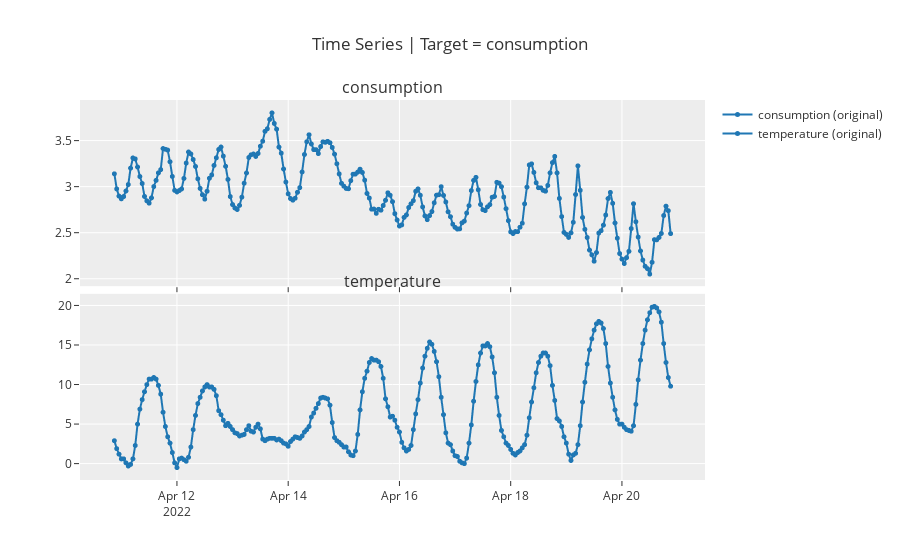

Source (notebook cell):
### Code cell
plot_model()

### Figure 1 — Plotly figure (JSON) as saved in the notebook; plotly's stock layout.template omitted (floating-point values rounded to 4 significant figures; data arrays with more than 128 entries replaced by an {"elided": "..."} marker saying what was removed)
{"data": [{"line": {"color": "rgb(31, 119, 180)", "width": 2}, "marker": {"color": "rgb(31, 119, 180)", "size": 5}, "mode": "lines+markers", "name": "consumption (original)", "type": "scattergl", "x": {"elided": "241 str values"}, "xaxis": "x", "y": {"elided": "241 float values"}, "yaxis": "y"}, {"line": {"color": "rgb(31, 119, 180)", "width": 2}, "marker": {"color": "rgb(31, 119, 180)", "size": 5}, "mode": "lines+markers", "name": "temperature (original)", "type": "scattergl", "x": {"elided": "241 str values"}, "xaxis": "x2", "y": {"elided": "241 float values"}, "yaxis": "y2"}], "layout": {"annotations": [{"font": {"size": 16}, "showarrow": false, "text": "consumption", "x": 0.5, "xanchor": "center", "xref": "paper", "y": 1, "yanchor": "bottom", "yref": "paper"}, {"font": {"size": 16}, "showarrow": false, "text": "temperature", "x": 0.5, "xanchor": "center", "xref": "paper", "y": 0.49, "yanchor": "bottom", "yref": "paper"}], "showlegend": true, "title": {"text": "Time Series | Target = consumption"}, "xaxis": {"anchor": "y", "domain": [0, 1], "matches": "x2", "showticklabels": false}, "xaxis2": {"anchor": "y2", "domain": [0, 1]}, "yaxis": {"anchor": "x", "domain": [0.51, 1]}, "yaxis2": {"anchor": "x2", "domain": [0, 0.49]}}}
